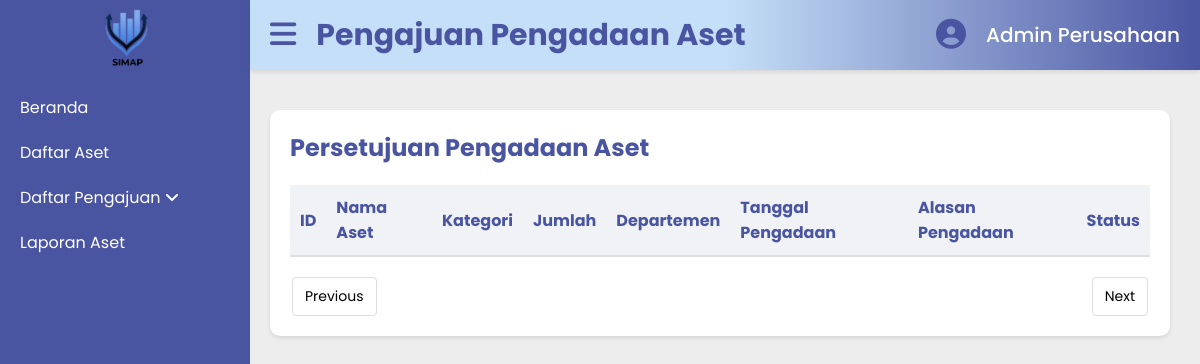
/SIMAP-Project/persetujuanPengadaan.php, run on an earlier commit of the app's database.
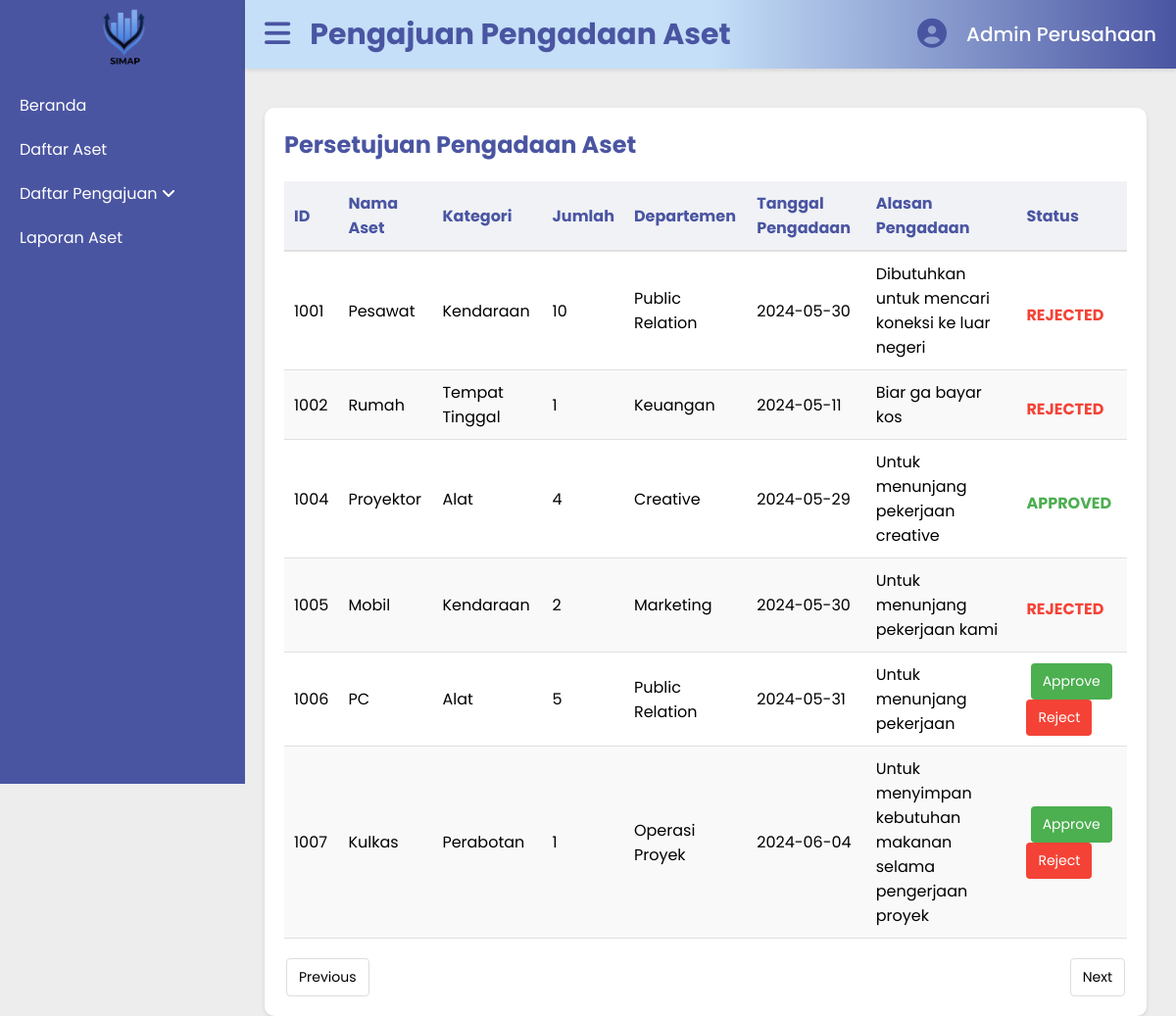
And on a later commit of the database.
### tables this page shows
CREATE TABLE `pengajuan_pengadaan` (
  `idPengajuanPengadaan` int(11) NOT NULL,
  `namaAset` varchar(100) NOT NULL,
  `kategoriAset` varchar(255) NOT NULL,
  `jumlah` int(11) NOT NULL,
  `departemen` varchar(255) NOT NULL,
  `tanggalPengadaan` date NOT NULL,
  `alasanPengadaan` varchar(255) NOT NULL,
  `status` varchar(20) DEFAULT ''
);

### SIMAP-Project/persetujuanPengadaan.php (the view, shortened to what this page needs)
<?php
include 'php/koneksi.php';
$query_mysql = mysqli_query($mysqli, "SELECT * FROM pengajuan_pengadaan");
?>
<!DOCTYPE html>
<html lang="en">
<head>
    <link rel="stylesheet" href="style/style-persetujuanPengadaan.css">
</head>
<body>
    <div id="daftarPengajuan">
        <div class="container">
            <nav class="sidebar">
                <div class="logo">
                    <a href="#"> <img src="assets/simap.png" class="logo" alt="Logo SIMAP"></a>
                </div>
                <ul>
                    <li><a href="page-Beranda.php">Beranda</a></li>
                    <li><a href="page-daftarAset.php">Daftar Aset</a></li>
                    <li><a href="#">Daftar Pengajuan <i class="fa-solid fa-angle-down"></i></a>
                    </li>
                    <li><a href="laporan.php">Laporan Aset</a></li>
                </ul>
            </nav>
            <div class="header">
                <div class="menu-bar">
                    <a href="#"><i class="fa-solid fa-bars" style="color: #4a55a2;"></i></a>
                    <h1>Pengajuan Pengadaan Aset</h1>
                </div>
                <ul>
                    <li class="admin-profile"><a href="#">
                        <i class="fa-solid fa-circle-user" style="color: #4a55a2;"></i>
                    </a>
                    </li>
                    <li class="username">
                        <a href="#">Admin Perusahaan</a>
                    </li>
                </ul>
            </div>
            <div class="box">
                <h2>Persetujuan Pengadaan Aset</h2>
                <table>
                    <thead>
                        <tr>
                            <th>ID</th>
                            <th>Nama Aset</th>
                            <th>Kategori</th>
                            <th>Jumlah</th>
                            <th>Departemen</th>
                            <th>Tanggal Pengadaan</th>
                            <th>Alasan Pengadaan</th>
                            <th>Status</th>
                        </tr>
                    </thead>
                    <tbody>
                    <?php while ($data = mysqli_fetch_assoc($query_mysql)) { ?>
                        <tr>
                            <td><?php echo $data['idPengajuanPengadaan']; ?></td>
                            <td><?php echo $data['namaAset']; ?></td>
                            <td><?php echo $data['kategoriAset']; ?></td>
                            <td><?php echo $data['jumlah']; ?></td>
                            <td><?php echo $data['departemen']; ?></td>
                            <td><?php echo $data['tanggalPengadaan']; ?></td>
                            <td><?php echo $data['alasanPengadaan']; ?></td>
                            <td>
                                <div class="status-text <?php echo ($data['status'] == 'APPROVED') ? 'status-approved' : (($data['status'] == 'REJECTED') ? 'status-rejected' : ''); ?>">
                                    <?php echo $data['status']; ?>
                                </div>
                                <?php if (empty($data['status'])) { ?>
                                    <button class="approve" data-id="<?php echo $data['idPengajuanPengadaan']; ?>">Approve</button>
                                    <button class="reject" data-id="<?php echo $data['idPengajuanPengadaan']; ?>">Reject</button>
                                <?php } ?>
                            </td>
                        </tr>
                    <?php } ?>
                    </tbody>
                </table>
                <div class="pagination">
                    <button class="prev">Previous</button>
                    <button class="next">Next</button>
                </div>
            </div>
        </div>
    </div>
</body>
</html>

What changed in the data, as far as the page shows it:
added pengajuan_pengadaan: idPengajuanPengadaan "1001", namaAset "Pesawat", kategoriAset "Kendaraan", jumlah "10", departemen "Public Relation", tanggalPengadaan "2024-05-30", alasanPengadaan "Dibutuhkan untuk mencari koneksi ke luar negeri", status "REJECTED"
added pengajuan_pengadaan: idPengajuanPengadaan "1002", namaAset "Rumah", kategoriAset "Tempat Tinggal", jumlah "1", departemen "Keuangan", tanggalPengadaan "2024-05-11", alasanPengadaan "Biar ga bayar kos", status "REJECTED"
added pengajuan_pengadaan: idPengajuanPengadaan "1004", namaAset "Proyektor", kategoriAset "Alat", jumlah "4", departemen "Creative", tanggalPengadaan "2024-05-29", alasanPengadaan "Untuk menunjang pekerjaan creative", status "APPROVED"
added pengajuan_pengadaan: idPengajuanPengadaan "1005", namaAset "Mobil", kategoriAset "Kendaraan", jumlah "2", departemen "Marketing", tanggalPengadaan "2024-05-30", alasanPengadaan "Untuk menunjang pekerjaan kami", status "REJECTED"
added pengajuan_pengadaan: idPengajuanPengadaan "1006", namaAset "PC", kategoriAset "Alat", jumlah "5", departemen "Public Relation", tanggalPengadaan "2024-05-31", alasanPengadaan "Untuk menunjang pekerjaan"
added pengajuan_pengadaan: idPengajuanPengadaan "1007", namaAset "Kulkas", kategoriAset "Perabotan", jumlah "1", departemen "Operasi Proyek", tanggalPengadaan "2024-06-04", alasanPengadaan "Untuk menyimpan kebutuhan makanan selama pengerjaan proyek"
